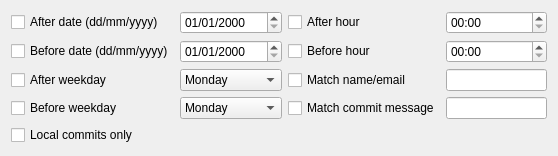
          <widget class="QWidget" name="filtersTab">
           <attribute name="title">
            <string>Filters</string>
           </attribute>
           <layout class="QGridLayout" name="gridLayout_4">
            <item row="0" column="0">
             <layout class="QGridLayout" name="filtersLayout" columnstretch="1,1,1,0,1">
              <item row="1" column="1">
               <widget class="QDateEdit" name="beforeDateFilterDateEdit">
                <property name="displayFormat">
                 <string>dd/MM/yyyy</string>
                </property>
               </widget>
              </item>
              <item row="2" column="1">
               <widget class="QComboBox" name="afterWeekdayFilterComboBox">
                <item>
                 <property name="text">
                  <string>Monday</string>
                 </property>
                </item>
                <item>
                 <property name="text">
                  <string>Tuedsay</string>
                 </property>
                </item>
                <item>
                 <property name="text">
                  <string>Wednesday</string>
                 </property>
                </item>
                <item>
                 <property name="text">
                  <string>Thursday</string>
                 </property>
                </item>
                <item>
                 <property name="text">
                  <string>Friday</string>
                 </property>
                </item>
                <item>
                 <property name="text">
                  <string>Saturday</string>
                 </property>
                </item>
                <item>
                 <property name="text">
                  <string>Sunday</string>
                 </property>
                </item>
               </widget>
              </item>
              <item row="3" column="1">
               <widget class="QComboBox" name="beforeWeekdayFilterComboBox">
                <item>
                 <property name="text">
                  <string>Monday</string>
                 </property>
                </item>
                <item>
                 <property name="text">
                  <string>Tuedsay</string>
                 </property>
                </item>
                <item>
                 <property name="text">
                  <string>Wednesday</string>
                 </property>
                </item>
                <item>
                 <property name="text">
                  <string>Thursday</string>
                 </property>
                </item>
                <item>
                 <property name="text">
                  <string>Friday</string>
                 </property>
                </item>
                <item>
                 <property name="text">
                  <string>Saturday</string>
                 </property>
                </item>
                <item>
                 <property name="text">
                  <string>Sunday</string>
                 </property>
                </item>
               </widget>
              </item>
              <item row="2" column="0">
               <widget class="QCheckBox" name="afterWeekdayFilterCheckBox">
                <property name="text">
                 <string>After weekday</string>
                </property>
               </widget>
              </item>
              <item row="1" column="0">
               <widget class="QCheckBox" name="beforeDateFilterCheckBox">
                <property name="text">
                 <string>Before date (dd/mm/yyyy)</string>
                </property>
               </widget>
              </item>
              <item row="3" column="0">
               <widget class="QCheckBox" name="beforeWeekdayFilterCheckBox">
                <property name="text">
                 <string>Before weekday</string>
                </property>
               </widget>
              </item>
              <item row="3" column="2" colspan="2">
               <widget class="QCheckBox" name="commitFilterCheckBox">
                <property name="text">
                 <string>Match commit message</string>
                </property>
               </widget>
              </item>
              <item row="1" column="2" colspan="2">
               <widget class="QCheckBox" name="beforeHourFilterCheckBox">
                <property name="text">
                 <string>Before hour</string>
                </property>
               </widget>
              </item>
              <item row="3" column="4">
               <widget class="QLineEdit" name="commitFilterLineEdit"/>
              </item>
              <item row="1" column="4">
               <widget class="QTimeEdit" name="beforeHourFilterTimeEdit">
                <property name="displayFormat">
                 <string>hh:mm</string>
                </property>
               </widget>
              </item>
              <item row="2" column="2" colspan="2">
               <widget class="QCheckBox" name="nameEmailFilterCheckBox">
                <property name="text">
                 <string>Match name/email</string>
                </property>
               </widget>
              </item>
              <item row="0" column="4">
               <widget class="QTimeEdit" name="afterHourFilterTimeEdit">
                <property name="displayFormat">
                 <string>hh:mm</string>
                </property>
               </widget>
              </item>
              <item row="2" column="4">
               <widget class="QLineEdit" name="nameEmailFilterLineEdit"/>
              </item>
              <item row="0" column="1">
               <widget class="QDateEdit" name="afterDateFilterDateEdit">
                <property name="displayFormat">
                 <string>dd/MM/yyyy</string>
                </property>
               </widget>
              </item>
              <item row="0" column="0">
               <widget class="QCheckBox" name="afterDateFilterCheckBox">
                <property name="text">
                 <string>After date (dd/mm/yyyy)</string>
                </property>
               </widget>
              </item>
              <item row="0" column="2" colspan="2">
               <widget class="QCheckBox" name="afterHourFilterCheckBox">
                <property name="text">
                 <string>After hour</string>
                </property>
               </widget>
              </item>
              <item row="4" column="0">
               <widget class="QCheckBox" name="localOnlyFilterCheckBox">
                <property name="text">
                 <string>Local commits only</string>
                </property>
               </widget>
              </item>
             </layout>
            </item>
           </layout>
          </widget>
